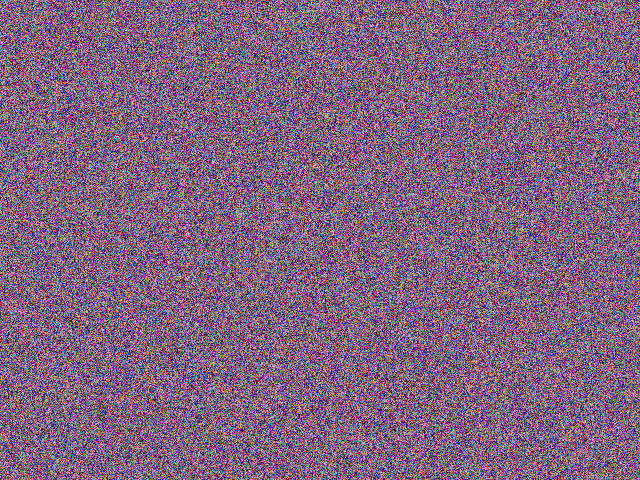
#> input picture random_image.bmp, 640 x 480 px, given in place of the camera
$ jupyter execute --allow-errors 20241015_cv01.ipynb   (shell and % lines are left out)   (text cells are left out)
#> lines starting #> are read from the running program, lines starting #| are printed output that depends on the picture
[cell 1]
import cv2
img = cv2.imread('img/Lenna.bmp', 1)

#> (the rest of this cell did not finish here and is left out)

#> (a cell that did not finish here is left out)

#> (a cell that did not finish here is left out)

[cell 4]
cap = cv2.VideoCapture(0)

while True:
    ret, frame = cap.read()
#> frame is the input picture: shape (480, 640, 3); mean B, G, R 127.4, 100, 127.6
    cv2.imshow('frame', frame)
    if cv2.waitKey(1) & 0xFF == ord('q'):
#> (key q is pressed here)
        break

#> (a cell that did not finish here is left out)

[cell 6]
# モザイク
scale = 0.2
#> (the rest of this cell did not finish here and is left out)

[cell 7]
import numpy as np

height = 100
width = 200
value = 128

img1 = np.zeros((height, width, 3), np.uint8)
img2 = np.full((height, width, 3), value, np.uint8)
cv2.imshow('img1', img1)
cv2.imshow('img2', img2)

cv2.waitKey(0)
cv2.destroyAllWindows()

[cell 8]
height = 100
width = 200
channel = 3

value1 = (0, 128, 255)
value2 = (255, 128, 0)

img1 = np.full((height, width, channel), value1, np.uint8)
img2 = np.full((height, width, channel), value2, np.uint8)

cv2.imshow('img1', img1)
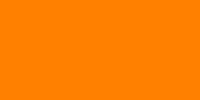
#> window 'img1': shape (100, 200, 3); mean B, G, R 0, 128, 255
cv2.imshow('img2', img2)
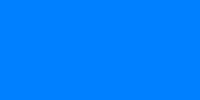
#> window 'img2': shape (100, 200, 3); mean B, G, R 255, 128, 0

cv2.waitKey(0)
cv2.destroyAllWindows()

[cell 9]
img = cv2.imread('random_image.pgm', 1)
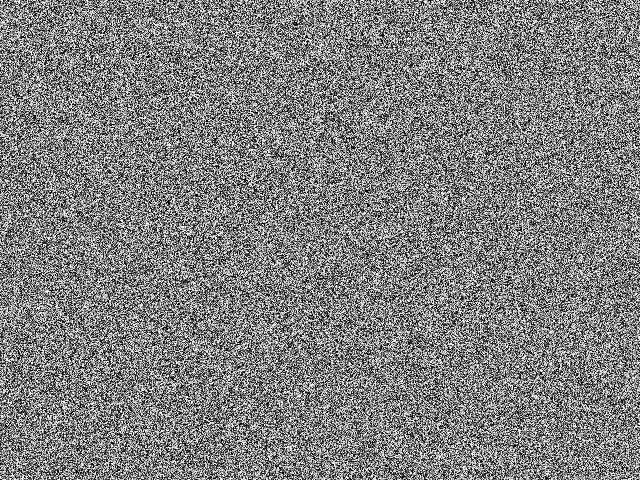
#> input picture random_image.pgm, 640 x 480 px
#> img is the input picture: shape (480, 640, 3); min 0, max 255, mean 127.6
cv2.imshow('img', img)
cv2.waitKey(0)
cv2.destroyAllWindows()

[cell 10]
img[20:400, 30:400] = 0
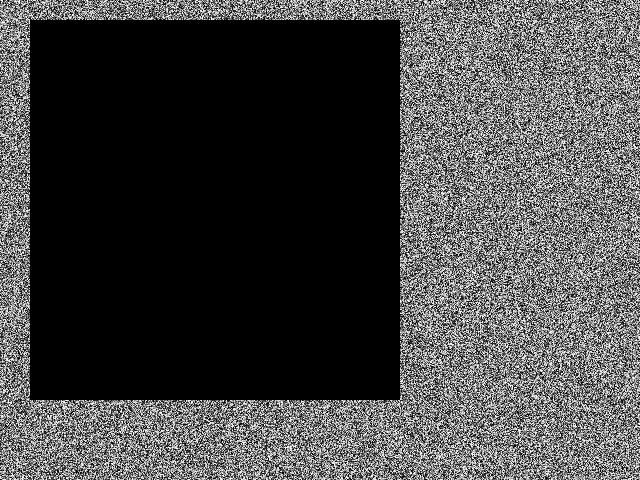
#> img: shape (480, 640, 3); min 0, max 255, mean 69.2
cv2.imshow('img', img)
cv2.waitKey(0)
cv2.destroyAllWindows()
